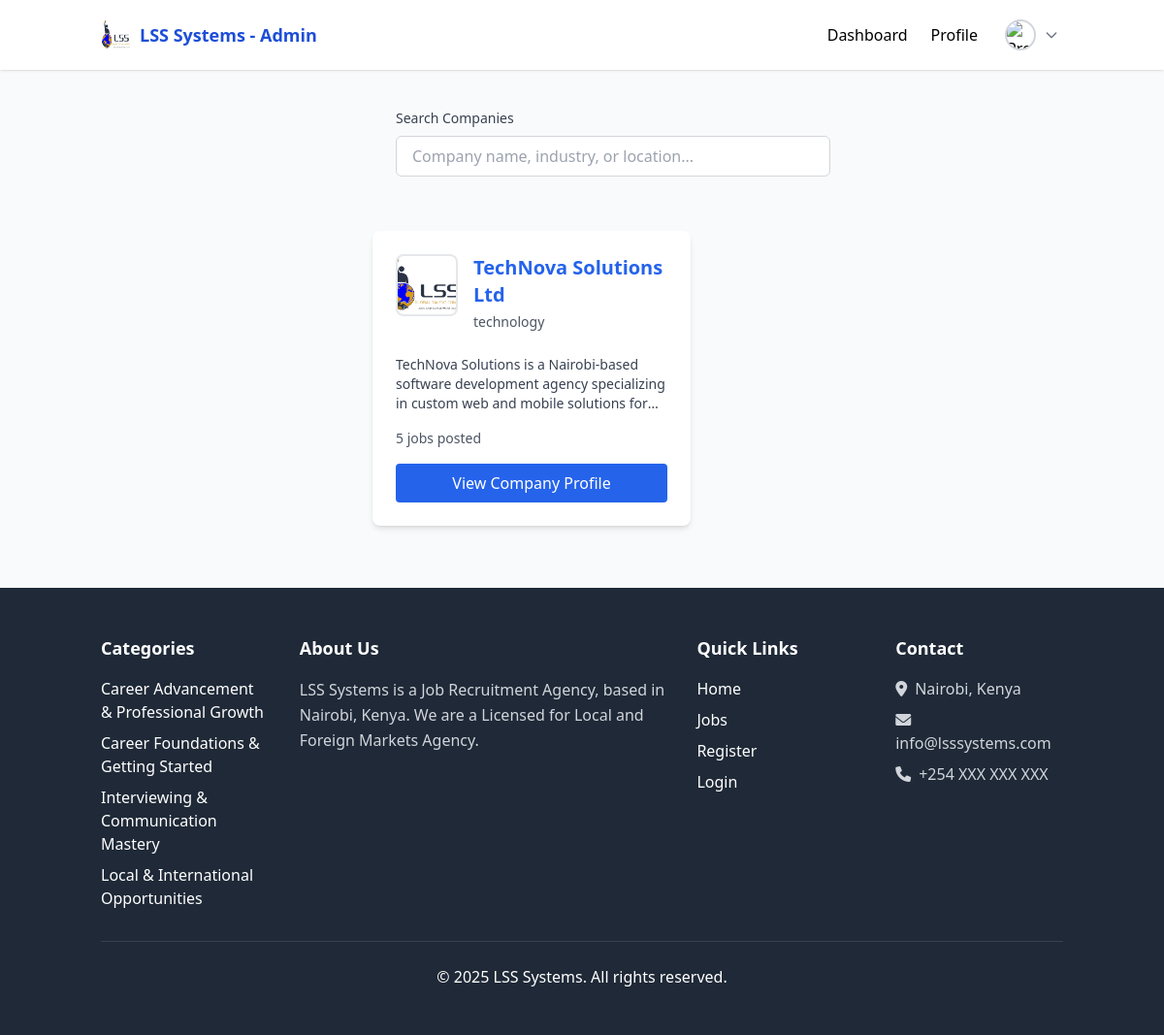
The app's page /public/companies.php (signed in) with its own data.
### tables this page shows
CREATE TABLE `employers` (
  `uuid` char(36) NOT NULL,
  `user_uuid` char(36) NOT NULL,
  `company_name` varchar(150) DEFAULT NULL,
  `contact_number` varchar(20) DEFAULT NULL,
  `location` varchar(255) DEFAULT NULL,
  `industry` varchar(100) DEFAULT NULL,
  `website` varchar(255) DEFAULT NULL,
  `company_logo` varchar(255) DEFAULT NULL,
  `about_company` text DEFAULT NULL,
  `created_at` timestamp NOT NULL DEFAULT current_timestamp(),
  `updated_at` timestamp NOT NULL DEFAULT current_timestamp() ON UPDATE current_timestamp()
);

### controllers/JobController.php (called while the page is built, shortened)
<?php
require_once __DIR__ . '/../models/Job.php';
require_once __DIR__ . '/../models/User.php';
class JobController {
    public function __construct($conn) {
        $this->job = new Job($conn);
        $this->user = new User($conn);
    }
}
?>

### models/User.php (called while the page is built, shortened)
<?php
class User {
    private $conn;
    public function __construct($db) {
        $this->conn = $db;
    }
  public function getAllEmployers($filters = []) {
    $where = "";
    $sql = "
      SELECT
        e.uuid as employer_uuid,
        e.company_name,
        e.contact_number,
        e.location,
        e.industry,
        e.website,
        e.company_logo,
        e.about_company,
        u.email,
        u.created_at as user_created_at,
        u.is_verified
      FROM employers e
      JOIN users u ON e.user_uuid = u.uuid
      WHERE u.role = 'employer'
      $where
      ORDER BY e.company_name ASC
    ";
    $stmt = $this->conn->prepare($sql);
    if ($stmt->execute()) {
      return $stmt->get_result()->fetch_all(MYSQLI_ASSOC);
    }
    return [];
  }
}
?>

### models/Job.php (called while the page is built, shortened)
<?php
class Job {
    private $conn;
    public function __construct($db) {
        $this->conn = $db;
    }
    public function getJobsByEmployer($employerUuid) {
        $stmt = $this->conn->prepare("
            SELECT jp.*, e.company_name
            FROM job_posts jp
            LEFT JOIN employers e ON jp.employer_uuid = e.uuid
            WHERE jp.employer_uuid = ?
            ORDER BY jp.created_at DESC
        ");
        $stmt->bind_param("s", $employerUuid);
        $stmt->execute();
        return $stmt->get_result()->fetch_all(MYSQLI_ASSOC);
    }
}
?>

### public/companies_partial.php (the view, shortened to what this page needs)
<?php if (empty($employers)): ?>
<div class="text-center py-12" id="no-companies-message">
    <svg class="w-24 h-24 text-gray-400 mx-auto mb-4" fill="none" stroke="currentColor" viewBox="0 0 24 24">
        <path stroke-linecap="round" stroke-linejoin="round" stroke-width="2"
            d="M19 21V5a2 2 0 00-2-2H7a2 2 0 00-2 2v16m14 0h2m-2 0h-5m-9 0H3m2 0h5M9 7h1m-1 4h1m4-4h1m-1 4h1m-5 10v-5a1 1 0 011-1h2a1 1 0 011 1v5m-4 0h4" />
    </svg>
    <h3 class="text-xl font-medium text-gray-900 mb-2">No Companies Found</h3>
    <p class="text-gray-500">There are no registered companies yet.</p>
</div>
<?php else: ?>
<div class="grid grid-cols-1 md:grid-cols-2 lg:grid-cols-2 xl:grid-cols-3 gap-6" id="companies-list">
    <?php foreach ($employers as $employer): ?>
    <div class="bg-white rounded-lg shadow-md overflow-hidden hover:shadow-lg transition-shadow">
        <div class="p-6">
            <div class="flex items-start gap-4 mb-4">
                <?php if (!empty($employer['company_logo'])): ?>
                <img src="/job-finder/uploads/company_logos/<?php echo htmlspecialchars($employer['company_logo']); ?>"
                    alt="Company Logo" class="w-16 h-16 rounded-lg object-cover border-2 border-gray-200 flex-shrink-0">
                <?php endif; ?>
                <div class="flex-1 min-w-0">
                    <h3 class="text-xl font-semibold text-gray-900 mb-1">
                        <a href="/company-details.php?view=employer&id=<?php echo htmlspecialchars($employer['employer_uuid']); ?>"
                            class="text-blue-600 hover:text-blue-800 hover:underline">
                            <?php echo htmlspecialchars($employer['company_name'] ?? 'Company Name'); ?>
                        </a>
                    </h3>
                    <?php if (!empty($employer['industry'])): ?>
                    <p class="text-sm text-gray-600 mb-2"><?php echo htmlspecialchars($employer['industry']); ?></p>
                    <?php endif; ?>
                </div>
            </div>
            <?php if (!empty($employer['about_company'])): ?>
            <p class="text-gray-700 text-sm mb-4 line-clamp-3">
                <?php echo htmlspecialchars(substr($employer['about_company'], 0, 150)) . (strlen($employer['about_company']) > 150 ? '...' : ''); ?>
            </p>
            <?php endif; ?>
            <?php
            $jobCount = 0;
            if (!empty($employer['employer_uuid'])) {
                $jobs = $jobController->job->getJobsByEmployer($employer['employer_uuid']);
                $jobCount = count($jobs);
            }
            ?>
            <div class="flex items-center justify-between mb-4">
                <span class="text-sm text-gray-600">
                    <?php echo $jobCount; ?> job<?php echo $jobCount !== 1 ? 's' : ''; ?> posted
                </span>
            </div>
            <a href="/company-details.php?view=employer&id=<?php echo htmlspecialchars($employer['employer_uuid']); ?>"
                class="w-full bg-blue-600 text-white px-4 py-2 rounded hover:bg-blue-700 transition text-center block font-medium">
                View Company Profile
            </a>
        </div>
    </div>
    <?php endforeach; ?>
</div>
<?php endif; ?>

### public/companies.php (style rules this page uses)
.line-clamp-3 { display: -webkit-box; -webkit-line-clamp: 3; -webkit-box-orient: vertical; overflow: hidden; }

### records on screen
employers: company_logo (picture), company_name "TechNova Solutions Ltd", industry "technology", about_company "TechNova Solutions is a Nairobi-based software development agency specializing in custom web and mobile solutions…", jobCount "5"
